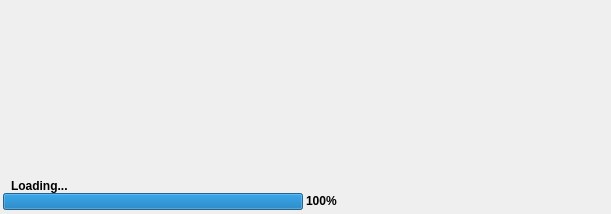
<?xml version="1.0" encoding="UTF-8"?>
<ui version="4.0">
 <class>DialogSplash</class>
 <widget class="QDialog" name="DialogSplash">
  <property name="windowModality">
   <enum>Qt::ApplicationModal</enum>
  </property>
  <property name="geometry">
   <rect>
    <x>0</x>
    <y>0</y>
    <width>611</width>
    <height>214</height>
   </rect>
  </property>
  <property name="windowTitle">
   <string>Quazaa</string>
  </property>
  <property name="windowIcon">
   <iconset resource="../Resource.qrc">
    <normaloff>:/Resource/Quazaa.png</normaloff>:/Resource/Quazaa.png</iconset>
  </property>
  <property name="styleSheet">
   <string notr="true"/>
  </property>
  <property name="modal">
   <bool>true</bool>
  </property>
  <layout class="QGridLayout" name="gridLayout">
   <property name="margin">
    <number>0</number>
   </property>
   <property name="spacing">
    <number>0</number>
   </property>
   <item row="0" column="0">
    <widget class="QFrame" name="frameSplashBackground">
     <property name="styleSheet">
      <string notr="true">QFrame#frameSplashBackground {
	border: 3px solid transparent;
	border-bottom: 4px solid transparent;
	border-image: url(:/Resource/splash.png);
}</string>
     </property>
     <property name="frameShape">
      <enum>QFrame::StyledPanel</enum>
     </property>
     <property name="frameShadow">
      <enum>QFrame::Raised</enum>
     </property>
     <layout class="QGridLayout" name="gridLayout_2">
      <property name="margin">
       <number>0</number>
      </property>
      <property name="spacing">
       <number>0</number>
      </property>
      <item row="0" column="0">
       <spacer name="verticalSpacer">
        <property name="orientation">
         <enum>Qt::Vertical</enum>
        </property>
        <property name="sizeType">
         <enum>QSizePolicy::Expanding</enum>
        </property>
        <property name="sizeHint" stdset="0">
         <size>
          <width>20</width>
          <height>40</height>
         </size>
        </property>
       </spacer>
      </item>
      <item row="1" column="0">
       <widget class="QLabel" name="labelStatus">
        <property name="sizePolicy">
         <sizepolicy hsizetype="MinimumExpanding" vsizetype="Preferred">
          <horstretch>0</horstretch>
          <verstretch>0</verstretch>
         </sizepolicy>
        </property>
        <property name="palette">
         <palette>
          <active>
           <colorrole role="WindowText">
            <brush brushstyle="SolidPattern">
             <color alpha="255">
              <red>0</red>
              <green>0</green>
              <blue>0</blue>
             </color>
            </brush>
           </colorrole>
           <colorrole role="Button">
            <brush brushstyle="SolidPattern">
             <color alpha="0">
              <red>0</red>
              <green>0</green>
              <blue>0</blue>
             </color>
            </brush>
           </colorrole>
           <colorrole role="Text">
            <brush brushstyle="SolidPattern">
             <color alpha="255">
              <red>0</red>
              <green>0</green>
              <blue>0</blue>
             </color>
            </brush>
           </colorrole>
           <colorrole role="ButtonText">
            <brush brushstyle="SolidPattern">
             <color alpha="255">
              <red>0</red>
              <green>0</green>
              <blue>0</blue>
             </color>
            </brush>
           </colorrole>
           <colorrole role="Base">
            <brush brushstyle="SolidPattern">
             <color alpha="0">
              <red>0</red>
              <green>0</green>
              <blue>0</blue>
             </color>
            </brush>
           </colorrole>
           <colorrole role="Window">
            <brush brushstyle="SolidPattern">
             <color alpha="0">
              <red>0</red>
              <green>0</green>
              <blue>0</blue>
             </color>
            </brush>
           </colorrole>
          </active>
          <inactive>
           <colorrole role="WindowText">
            <brush brushstyle="SolidPattern">
             <color alpha="255">
              <red>0</red>
              <green>0</green>
              <blue>0</blue>
             </color>
            </brush>
           </colorrole>
           <colorrole role="Button">
            <brush brushstyle="SolidPattern">
             <color alpha="0">
              <red>0</red>
              <green>0</green>
              <blue>0</blue>
             </color>
            </brush>
           </colorrole>
           <colorrole role="Text">
            <brush brushstyle="SolidPattern">
             <color alpha="255">
              <red>0</red>
              <green>0</green>
              <blue>0</blue>
             </color>
            </brush>
           </colorrole>
           <colorrole role="ButtonText">
            <brush brushstyle="SolidPattern">
             <color alpha="255">
              <red>0</red>
              <green>0</green>
              <blue>0</blue>
             </color>
            </brush>
           </colorrole>
           <colorrole role="Base">
            <brush brushstyle="SolidPattern">
             <color alpha="0">
              <red>0</red>
              <green>0</green>
              <blue>0</blue>
             </color>
            </brush>
           </colorrole>
           <colorrole role="Window">
            <brush brushstyle="SolidPattern">
             <color alpha="0">
              <red>0</red>
              <green>0</green>
              <blue>0</blue>
             </color>
            </brush>
           </colorrole>
          </inactive>
          <disabled>
           <colorrole role="WindowText">
            <brush brushstyle="SolidPattern">
             <color alpha="255">
              <red>0</red>
              <green>0</green>
              <blue>0</blue>
             </color>
            </brush>
           </colorrole>
           <colorrole role="Button">
            <brush brushstyle="SolidPattern">
             <color alpha="0">
              <red>0</red>
              <green>0</green>
              <blue>0</blue>
             </color>
            </brush>
           </colorrole>
           <colorrole role="Text">
            <brush brushstyle="SolidPattern">
             <color alpha="255">
              <red>0</red>
              <green>0</green>
              <blue>0</blue>
             </color>
            </brush>
           </colorrole>
           <colorrole role="ButtonText">
            <brush brushstyle="SolidPattern">
             <color alpha="255">
              <red>0</red>
              <green>0</green>
              <blue>0</blue>
             </color>
            </brush>
           </colorrole>
           <colorrole role="Base">
            <brush brushstyle="SolidPattern">
             <color alpha="0">
              <red>0</red>
              <green>0</green>
              <blue>0</blue>
             </color>
            </brush>
           </colorrole>
           <colorrole role="Window">
            <brush brushstyle="SolidPattern">
             <color alpha="0">
              <red>0</red>
              <green>0</green>
              <blue>0</blue>
             </color>
            </brush>
           </colorrole>
          </disabled>
         </palette>
        </property>
        <property name="styleSheet">
         <string notr="true">font-weight: bold;
color: black;
background-color: transparent;
padding-left: 5px;</string>
        </property>
        <property name="text">
         <string>Loading...</string>
        </property>
       </widget>
      </item>
      <item row="2" column="0">
       <widget class="QProgressBar" name="progressBarStatus">
        <property name="sizePolicy">
         <sizepolicy hsizetype="MinimumExpanding" vsizetype="Fixed">
          <horstretch>1</horstretch>
          <verstretch>0</verstretch>
         </sizepolicy>
        </property>
        <property name="minimumSize">
         <size>
          <width>334</width>
          <height>17</height>
         </size>
        </property>
        <property name="maximumSize">
         <size>
          <width>334</width>
          <height>17</height>
         </size>
        </property>
        <property name="styleSheet">
         <string notr="true"> QProgressBar {
	border-image: url(:/Resource/Load bar empty.png);
margin-right: 34px;
max-height: 17px;
min-height: 17px;
max-width: 300px;
min-width: 300px;
font-weight: bold;
     text-align: right;
 }

 QProgressBar::chunk {
	margin-top: 5px;
	margin-left: 4px;
	margin-bottom: 7px;
	margin-right: 7px;
	border-image: url(:/Resource/Load bar full no bg.png);
 }
</string>
        </property>
        <property name="value">
         <number>100</number>
        </property>
       </widget>
      </item>
     </layout>
    </widget>
   </item>
  </layout>
 </widget>
 <resources>
  <include location="../Resource.qrc"/>
 </resources>
 <connections/>
</ui>
